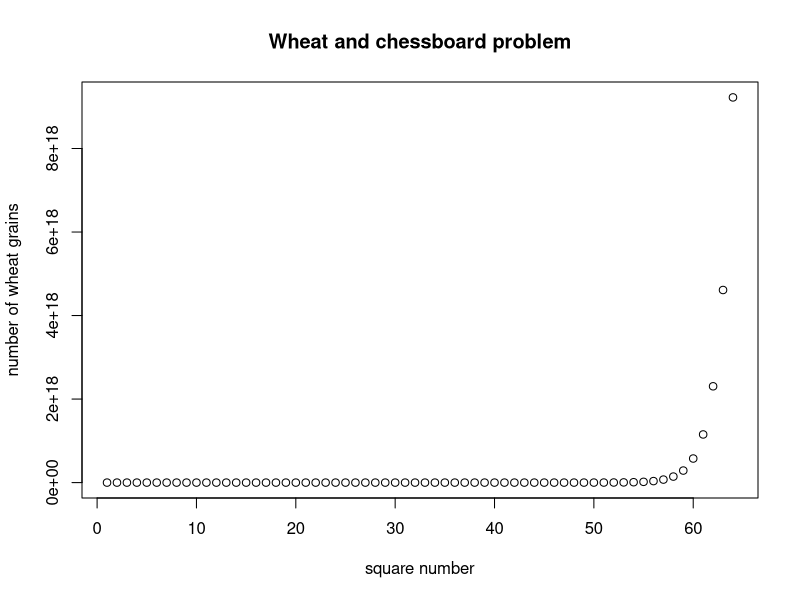

R code for this plot:
# Assignment
# 1. Calculate total weight (in tons) of the grain to be placed on the chessboard (1 grain = 0.0648 gram)
total_grain  = 0
for (i in 0:63) { 
  total_grain  = total_grain  + (2 ^ i)
} 
total_grain #grain
weight_gram = total_grain * 0.0648 # (1 grain = 0.0648 gram)
weight_gram
weight_tons = weight_gram * 0.000001 # (0.000001 tonne = 1 gram)
weight_tons

# 2. Make a graph of "number of wheat grains" vs. "square number". Label both axes.
plot (x = seq(1, 64, by=1), y = 2^(0:63),
      xlab = "square number",
      ylab = "number of wheat grains",
      main = "Wheat and chessboard problem")


# 3. Total world grain production = 650 million tons (in 2010). How many years of this level of grain production it would take to complete the filling of a chessboard?
years = weight_tons / 650000000
years
